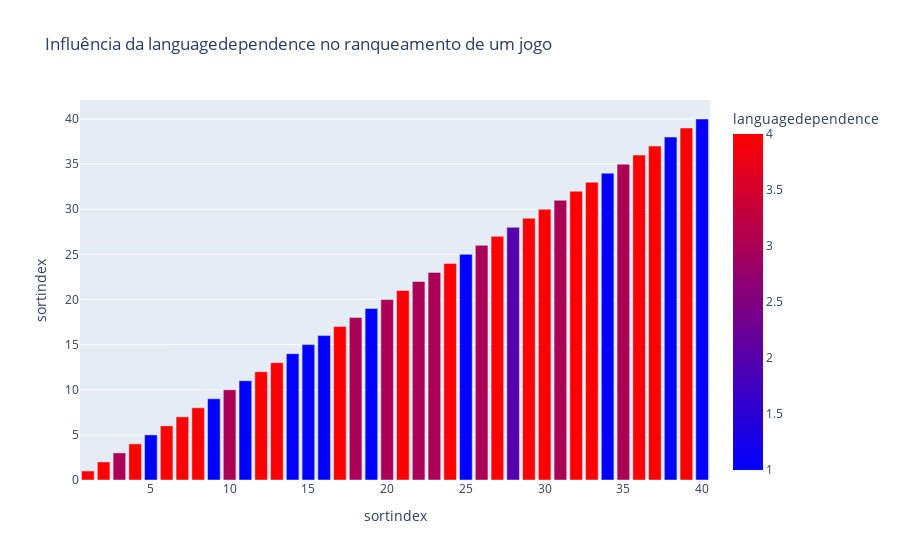

The notebook cell saved with this chart:
### Markdown cell above
*Observações:*

- A grande maioria dos jogos não necessitam de **nenhuma ou praticamente nenhuma** leitura/ escrita para serem jogados
- A minoria dos jogos é composta por jogos com média ou elevada language dependence

### Code cell
# selecionando os 40 melhores jogos
df_filtrado = df[df.sortindex <= 40]

# gráfico de barras
fig = px.bar(df_filtrado,
            x="sortindex",
            y="sortindex",
            color = "languagedependence",
            title = "Influência da languagedependence no ranqueamento de um jogo",
            color_continuous_scale = 'Bluered')

fig.show()

### Figure 1 — Plotly figure (JSON) as saved in the notebook; plotly's stock layout.template omitted (floating-point values rounded to 4 significant figures)
{"data": [{"alignmentgroup": "True", "hovertemplate": "sortindex=%{y}<br>languagedependence=%{marker.color}<extra></extra>", "legendgroup": "", "marker": {"color": [4, 4, 3, 4, 1, 4, 4, 4, 1, 3, 1, 4, 4, 1, 1, 1, 4, 3, 1, 3, 4, 3, 3, 4, 1, 3, 4, 2, 4, 4, 3, 4, 4, 1, 3, 4, 4, 1, 4, 1], "coloraxis": "coloraxis", "pattern": {"shape": ""}}, "name": "", "offsetgroup": "", "orientation": "v", "showlegend": false, "textposition": "auto", "type": "bar", "x": [1, 2, 3, 4, 5, 6, 7, 8, 9, 10, 11, 12, 13, 14, 15, 16, 17, 18, 19, 20, 21, 22, 23, 24, 25, 26, 27, 28, 29, 30, 31, 32, 33, 34, 35, 36, 37, 38, 39, 40], "xaxis": "x", "y": [1, 2, 3, 4, 5, 6, 7, 8, 9, 10, 11, 12, 13, 14, 15, 16, 17, 18, 19, 20, 21, 22, 23, 24, 25, 26, 27, 28, 29, 30, 31, 32, 33, 34, 35, 36, 37, 38, 39, 40], "yaxis": "y"}], "layout": {"barmode": "relative", "coloraxis": {"colorbar": {"title": {"text": "languagedependence"}}, "colorscale": [[0, "rgb(0,0,255)"], [1, "rgb(255,0,0)"]]}, "legend": {"tracegroupgap": 0}, "title": {"text": "Influência da languagedependence no ranqueamento de um jogo"}, "xaxis": {"anchor": "y", "domain": [0, 1], "title": {"text": "sortindex"}}, "yaxis": {"anchor": "x", "domain": [0, 1], "title": {"text": "sortindex"}}}}
